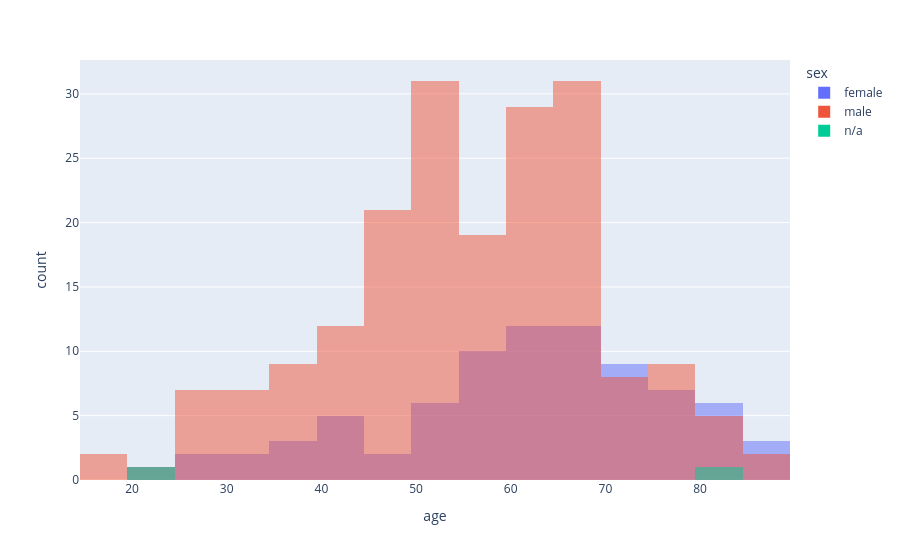

The cell this chart's notebook holds for it:
### Markdown cell above
Visualize information about age vs sex.

### Code cell
import plotly.express as px
px.histogram(patient_df, x="age", color="sex", barmode="overlay")

### Figure 1 — Plotly figure (JSON) as saved in the notebook; plotly's stock layout.template omitted (floating-point values rounded to 4 significant figures; data arrays with more than 128 entries replaced by an {"elided": "..."} marker saying what was removed)
{"data": [{"alignmentgroup": "True", "bingroup": "x", "hovertemplate": "sex=female<br>age=%{x}<br>count=%{y}<extra></extra>", "legendgroup": "female", "marker": {"color": "#636efa", "opacity": 0.5, "pattern": {"shape": ""}}, "name": "female", "offsetgroup": "female", "orientation": "v", "showlegend": true, "type": "histogram", "x": [81, 58, 62, 62, 71, 68, 54, 74, 52, 66, 64, 42, 44, 55, 66, 48, 52, 63, 68, 80, 56, 66, 80, 78, 44, 71, 63, 72, 72, 32, 41, 65, 68, 74, 69, 61, 32, 54, 85, 75, 57, 66, 79, 68, 87, 80, 75, 54, 64, 57, 57, 79, 35, 85, 77, 57, 81, 22, 63, 59, 71, 84, null, 73, 62, 60, 38, 56, 70, 25, 28, 52, 48, 64, 58, 41, 67, 35, 78, 69, 61], "xaxis": "x", "yaxis": "y"}, {"alignmentgroup": "True", "bingroup": "x", "hovertemplate": "sex=male<br>age=%{x}<br>count=%{y}<extra></extra>", "legendgroup": "male", "marker": {"color": "#EF553B", "opacity": 0.5, "pattern": {"shape": ""}}, "name": "male", "offsetgroup": "male", "orientation": "v", "showlegend": true, "type": "histogram", "x": {"elided": "200 int values"}, "xaxis": "x", "yaxis": "y"}, {"alignmentgroup": "True", "bingroup": "x", "hovertemplate": "sex=n/a<br>age=%{x}<br>count=%{y}<extra></extra>", "legendgroup": "n/a", "marker": {"color": "#00cc96", "opacity": 0.5, "pattern": {"shape": ""}}, "name": "n/a", "offsetgroup": "n/a", "orientation": "v", "showlegend": true, "type": "histogram", "x": [null, 83, null, 20, null, null, null, null, null], "xaxis": "x", "yaxis": "y"}], "layout": {"barmode": "overlay", "legend": {"title": {"text": "sex"}, "tracegroupgap": 0}, "margin": {"t": 60}, "xaxis": {"anchor": "y", "domain": [0, 1], "title": {"text": "age"}}, "yaxis": {"anchor": "x", "domain": [0, 1], "title": {"text": "count"}}}}
